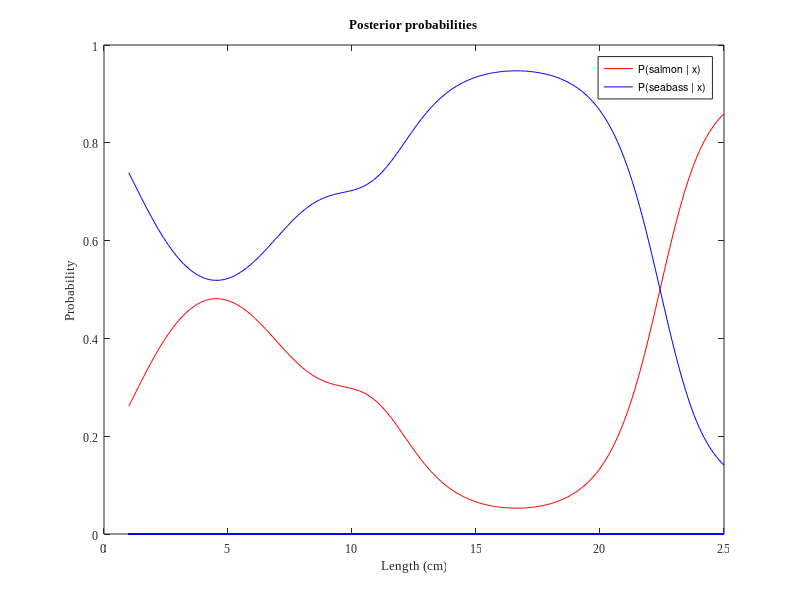

This figure's MATLAB source:
% What we have to calculate is: knowing that x is the length of the fish,
% give me the probability of that fish to be a seabass (salmon).
% The data we have is: given that this fish is a seabass, p_seabass(i) gives
% the percentage of seabass that have length i.

load("lab_week3_data/lab3_1.mat");
N = numel(p_salmon);
% "Given that sea bass is caught 3 times as often as salmon"
prior_salmon = 0.25;
prior_seabass = 0.75;

posterior_salmon = zeros(N);
posterior_seabass = zeros(N);

for i=1:N
    % evidence
    p_x = p_salmon(i) * prior_salmon + p_seabass(i) * prior_seabass;
    % Bayes formula for both sets
    posterior_salmon(i) = (p_salmon(i) * prior_salmon)/p_x;
    posterior_seabass(i) = (p_seabass(i) * prior_seabass)/p_x;
end

p1 = plot(l, posterior_salmon, 'color', 'r');
hold on;
p2 = plot(l, posterior_seabass, 'color', 'b');
legend([p1(1), p2(1)], 'P(salmon | x)', 'P(seabass | x)');
title('Posterior probabilities');
xlabel('Length (cm)');
ylabel('Probability');
set(gca, 'fontsize', 8.5, 'fontname', 'Times New Roman');

if (posterior_seabass(8) > posterior_salmon(8))
    fprintf(['The fish with length 8 cm can be classified as a seabass, ', ...
        'with a probability of %f\n'], posterior_seabass(8));
else
    fprintf(['The fish with length 8 cm can be classified as a salmon, ', ...
        'with a probability of %f\n'], posterior_salmon(8));
end

if (posterior_seabass(20) > posterior_salmon(20))
    fprintf(['The fish with length 20 cm can be classified as a seabass, ', ...
        'with a probability of %f\n'], posterior_seabass(20));
else
    fprintf(['The fish with length 20 cm can be classified as a salmon, ', ...
        'with a probability of %f\n'], posterior_salmon(20));
end